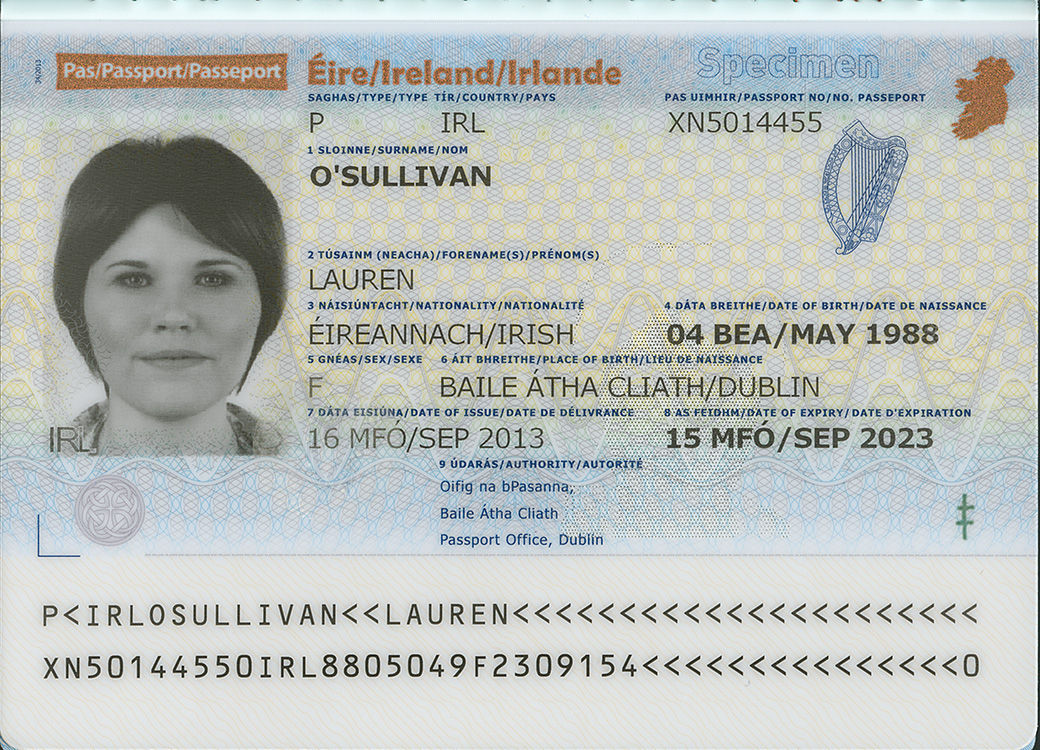
#> input picture toolkit/icon_matcher/training_data/IRL_PPO_2013_STA_front.png, 1040 x 750 px; its folder holds 4 pictures in this run
$ python generate_descriptors.py
#> lines starting #> are read from the running program, lines starting #| are printed output that depends on the picture
# what this does: it iterates over files in a given folder and call a helper function create_descriptor, which will compute and save descriptors for the given image
# png files only - can be amended
# saves descriptor as files in numpy array format, with extension npy
import os

import numpy as np
import cv2

def create_descriptors(folder):
#> called with folder = 'training_data'
    feature_detector = cv2.xfeatures2d.SIFT_create()
    files = []
    for (dirpath, dirnames, filenames) in os.walk(folder):
        files.extend(filenames)
    for f in files:
        create_descriptor(folder, f, feature_detector)
#> in create_descriptor, `img = cv2.imread(os.path.join(folder, image_path), cv2.IMREAD_GRAYSCALE)`:
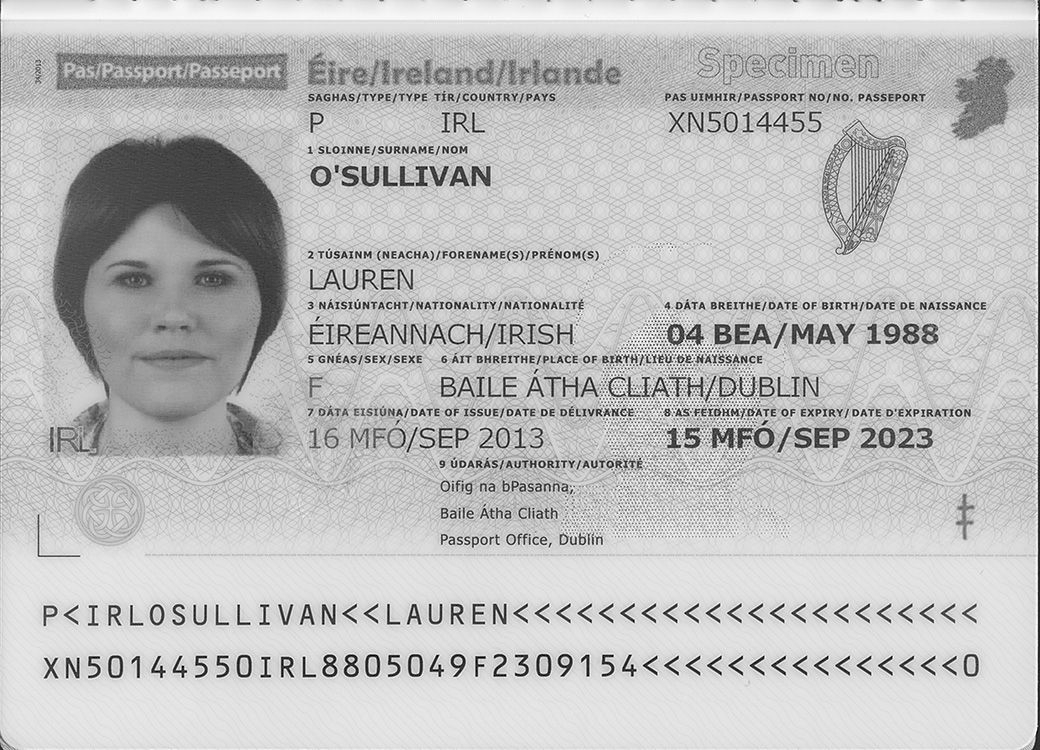
#> img: shape (750, 1040); min 0, max 255, mean 190.7
#> in create_descriptor, `keypoints, descriptors = feature_detector.detectAndCompute( img, None)`: keypoints = 4115 keypoints; strongest (x, y, size): (304, 658, 1.8), (437, 656, 2), (588, 675, 1.9), (314, 676, 1.9)
#> pass 2 of the loop in create_descriptors, `for f in files:`:
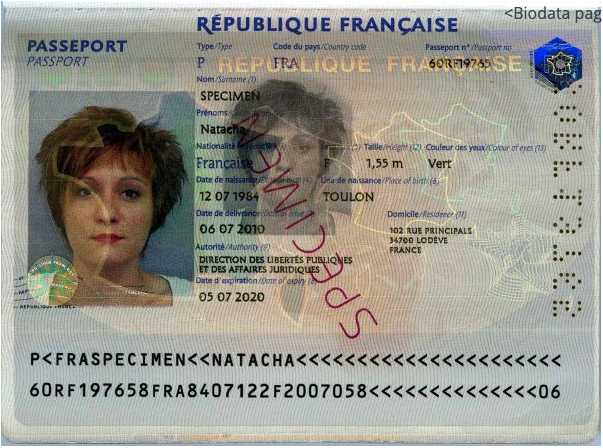
#> input picture toolkit/icon_matcher/training_data/FRA_PPO_2013_STA_front.png, 603 x 448 px
#> in create_descriptor (call 2), `img = cv2.imread(os.path.join(folder, image_path), cv2.IMREAD_GRAYSCALE)`:
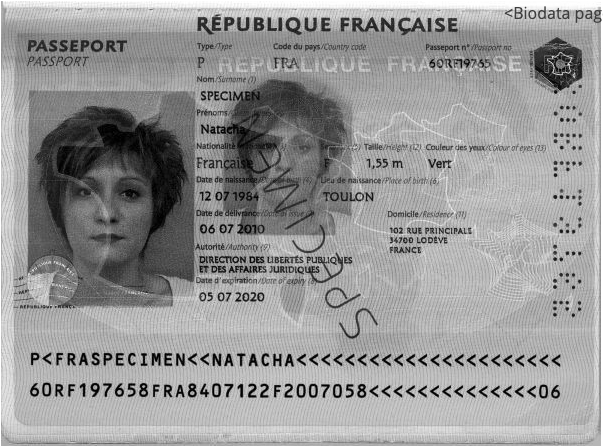
#> img: shape (448, 603); min 0, max 255, mean 151.1
#> keypoints = 2324 keypoints; strongest (x, y, size): (35, 356, 2), (362, 393, 2.3), (168, 388, 1.9), (71, 357, 1.9)
#> pass 3 of the loop in create_descriptors, `for f in files:`:
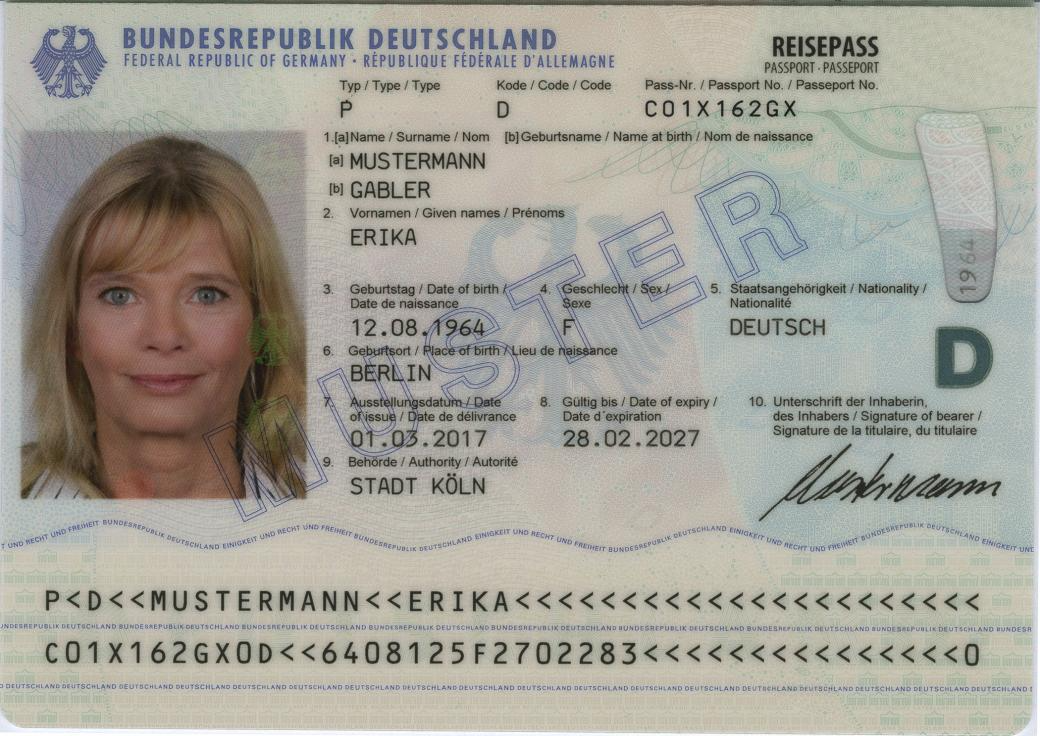
#> input picture toolkit/icon_matcher/training_data/DEU_PPO_2017_STA_front.png, 1040 x 736 px
#> in create_descriptor (call 3), `img = cv2.imread(os.path.join(folder, image_path), cv2.IMREAD_GRAYSCALE)`:
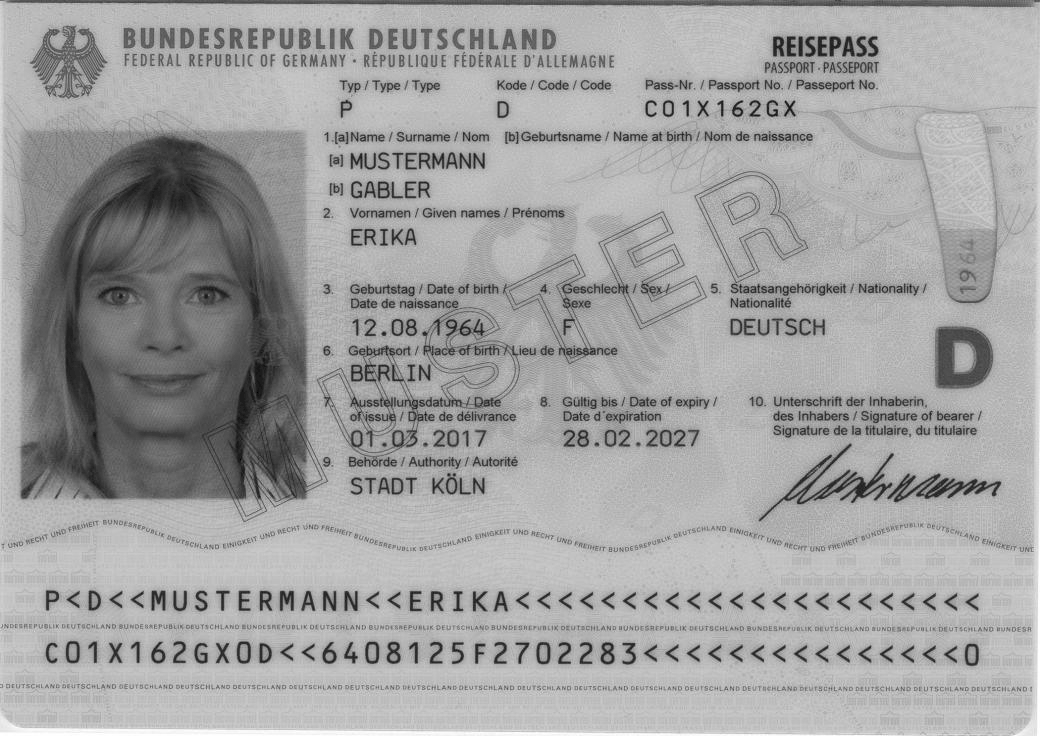
#> img: shape (736, 1040); min 0, max 255, mean 161
#> keypoints = 4448 keypoints; strongest (x, y, size): (721, 103, 3.3), (722, 115, 1.9), (687, 114, 2), (686, 103, 3.5)
#> the loop made 4 passes; the first 3 are shown

def create_descriptor(folder, image_path, feature_detector):
    if not image_path.endswith('png'):
        print('skipping %s' % image_path)
        return
    print('reading %s' % image_path)
    img = cv2.imread(os.path.join(folder, image_path),
                     cv2.IMREAD_GRAYSCALE)
    keypoints, descriptors = feature_detector.detectAndCompute(
        img, None)
    descriptor_file = image_path.replace('png', 'npy') # save the descriptor files in the same folder as the images
    np.save(os.path.join(folder, descriptor_file), descriptors)


folder = 'training_data'
create_descriptors(folder)
